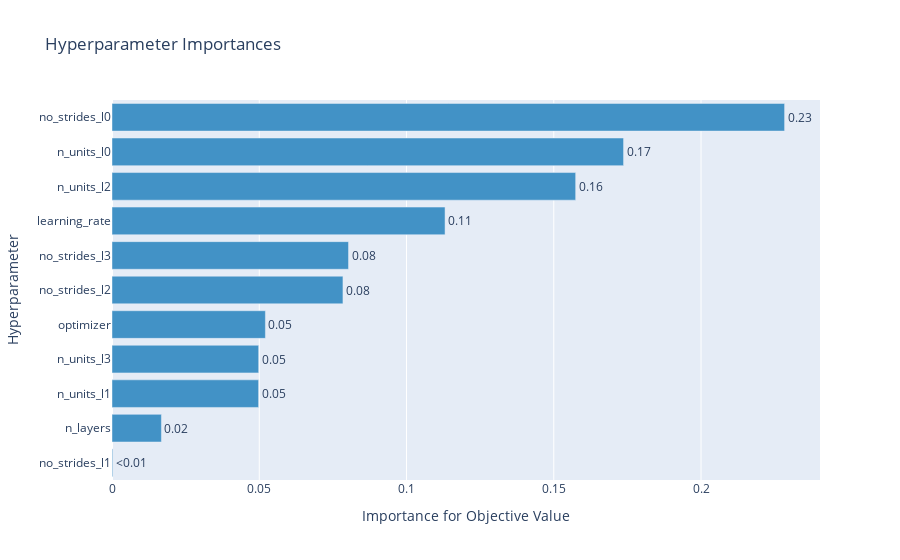

This figure's notebook cell:
### Code cell
optuna.visualization.plot_param_importances(study)

### Figure 1 — Plotly figure (JSON) as saved in the notebook; plotly's stock layout.template omitted (floating-point values rounded to 4 significant figures)
{"data": [{"cliponaxis": false, "hovertemplate": ["no_strides_l1 (IntDistribution): 0.0002440667940386819<extra></extra>", "n_layers (IntDistribution): 0.016776551181457336<extra></extra>", "n_units_l1 (IntDistribution): 0.049773643352153556<extra></extra>", "n_units_l3 (IntDistribution): 0.0498019496017448<extra></extra>", "optimizer (CategoricalDistribution): 0.05208406106666603<extra></extra>", "no_strides_l2 (IntDistribution): 0.07841828438984562<extra></extra>", "no_strides_l3 (IntDistribution): 0.08031082170469055<extra></extra>", "learning_rate (FloatDistribution): 0.11308357682526964<extra></extra>", "n_units_l2 (IntDistribution): 0.157435934715222<extra></extra>", "n_units_l0 (IntDistribution): 0.17369576018736319<extra></extra>", "no_strides_l0 (IntDistribution): 0.22837535018154873<extra></extra>"], "marker": {"color": "rgb(66,146,198)"}, "orientation": "h", "text": ["<0.01", "0.02", "0.05", "0.05", "0.05", "0.08", "0.08", "0.11", "0.16", "0.17", "0.23"], "textposition": "outside", "type": "bar", "x": [0.0002441, 0.01678, 0.04977, 0.0498, 0.05208, 0.07842, 0.08031, 0.1131, 0.1574, 0.1737, 0.2284], "y": ["no_strides_l1", "n_layers", "n_units_l1", "n_units_l3", "optimizer", "no_strides_l2", "no_strides_l3", "learning_rate", "n_units_l2", "n_units_l0", "no_strides_l0"]}], "layout": {"showlegend": false, "title": {"text": "Hyperparameter Importances"}, "xaxis": {"title": {"text": "Importance for Objective Value"}}, "yaxis": {"title": {"text": "Hyperparameter"}}}}
